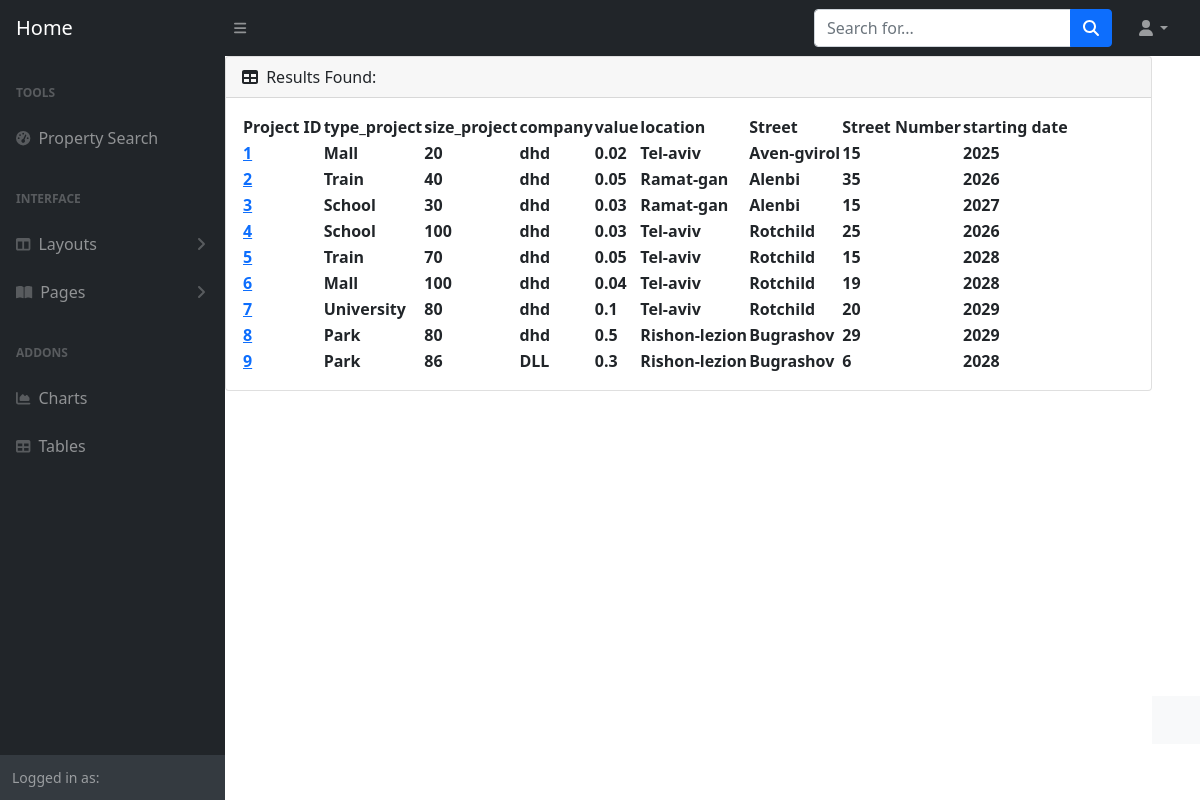
Page /property/all-projects/ on the committed database.
### property/models.py (models this page shows, shortened)
class Project(models.Model):
   type_project= models.CharField(_("type_project"),max_length=100, null=False)
   size_project= models.SmallIntegerField(_("size_project"),null=False)
   company= models.CharField(_("company"),max_length=100, null=False)
   dates= models.BigIntegerField(_("dates"),null=True, blank=True)
   location= models.CharField(_("location"),max_length=100, null=False)
   street = models.CharField(_("street"),max_length=100, null=False)
   street_number = models.SmallIntegerField(_("street_number"),max_length=100, null=False)
   value= models.FloatField(_("value"),null=False)

### property/views.py (the view)
# urls.py: path('all-projects/', views.all_projects, name='all_projects'),
def all_projects(request):
    projects_all = Project.objects.all()
    return render(request,'projects.html',{'projects_all':projects_all})

### property/templates/projects.html (shortened to what this page needs)
{% extends 'base.html' %}
{% block content %}
   <div class="card mb-4">
     <div class="card-header">
         <i class="fas fa-table me-1"></i>
         Results Found:
     </div>
     <div class="card-body">
         <table id="datatablesSimple">
             <thead>
                 <tr>
                   <th>Project ID</th>
                     <th>type_project</th>
                     <th>size_project</th>
                     <th>company</th>
                     <th>value</th>
                     <th>location</th>
                     <th>Street</th>
                     <th>Street Number</th>
                     <th>starting date</th>
                 </tr>
             </thead>
             <tbody>
               {% for proj in projects_all %}
               <tr >
                   <th style="color:blue ;"><a href="{% url 'property:single_project' proj.id %}" >{{ proj.id }}</a></th>
                   <th>{{ proj.type_project }}</th>
                   <th>{{ proj.size_project }}</th>
                   <th>{{proj.company}}</th>
                   <th>{{proj.value}}</th>
                   <th>{{proj.location}}</th>
                   <th>{{proj.street}}</th>
                   <th>{{proj.street_number}}</th>
                   <th>{{proj.dates}} </th>
               </tr>
               {% endfor %}
                   </tbody>
                 </table>
             </div>
         </div>
     </div>
 <footer class="py-4 bg-light mt-auto">
{% endblock %}

### templates/base.html (shortened to what this page needs)
<!DOCTYPE html>
<html lang="en">
<head>
    <link href="https://cdn.jsdelivr.net/npm/simple-datatables@latest/dist/style.css" rel="stylesheet" />
    <link  rel="stylesheet" type="text/css" href="/static/css/styles.css" />
</head>
<body class="sb-nav-fixed">
    <nav class="sb-topnav navbar navbar-expand navbar-dark bg-dark">
        <a class="navbar-brand ps-3" href="/">Home</a>
        <button class="btn btn-link btn-sm order-1 order-lg-0 me-4 me-lg-0" id="sidebarToggle" href="#!"><i class="fas fa-bars"></i></button>
        <form class="d-none d-md-inline-block form-inline ms-auto me-0 me-md-3 my-2 my-md-0">
            <div class="input-group">
                <input class="form-control" type="text" placeholder="Search for..." aria-label="Search for..." aria-describedby="btnNavbarSearch" />
                <button class="btn btn-primary" id="btnNavbarSearch" type="button"><i class="fas fa-search"></i></button>
            </div>
        </form>
        <ul class="navbar-nav ms-auto ms-md-0 me-3 me-lg-4">
            <li class="nav-item dropdown">
                <a class="nav-link dropdown-toggle" id="navbarDropdown" href="#" role="button" data-bs-toggle="dropdown" aria-expanded="false"><i class="fas fa-user fa-fw"></i></a>
            </li>
        </ul>
    </nav>
    <div id="layoutSidenav">
        <div id="layoutSidenav_nav">
            <nav class="sb-sidenav accordion sb-sidenav-dark" id="sidenavAccordion">
                <div class="sb-sidenav-menu">
                    <div class="nav">
                        <div class="sb-sidenav-menu-heading">Tools</div>
                        <a class="nav-link" href="/property/searchproperty">
                            <div class="sb-nav-link-icon"><i class="fas fa-tachometer-alt"></i></div>
                            Property Search
                        </a>
                        <div class="sb-sidenav-menu-heading">Interface</div>
                        <a class="nav-link collapsed" href="#" data-bs-toggle="collapse" data-bs-target="#collapseLayouts" aria-expanded="false" aria-controls="collapseLayouts">
                            <div class="sb-nav-link-icon"><i class="fas fa-columns"></i></div>
                            Layouts
                            <div class="sb-sidenav-collapse-arrow"><i class="fas fa-angle-down"></i></div>
                        </a>
                        <a class="nav-link collapsed" href="#" data-bs-toggle="collapse" data-bs-target="#collapsePages" aria-expanded="false" aria-controls="collapsePages">
                            <div class="sb-nav-link-icon"><i class="fas fa-book-open"></i></div>
                            Pages
                            <div class="sb-sidenav-collapse-arrow"><i class="fas fa-angle-down"></i></div>
                        </a>
                        <div class="sb-sidenav-menu-heading">Addons</div>
                        <a class="nav-link" href="charts.html">
                            <div class="sb-nav-link-icon"><i class="fas fa-chart-area"></i></div>
                            Charts
                        </a>
                        <a class="nav-link" href="tables.html">
                            <div class="sb-nav-link-icon"><i class="fas fa-table"></i></div>
                            Tables
                        </a>
                    </div>
                </div>
                <div class="sb-sidenav-footer">
                    <div class="small">Logged in as:</div>
                </div>
            </nav>
        </div>
        <div id="layoutSidenav_content">
    {% block content %}
    {% endblock %}
</body>
</html>

### rows in the picture
Project: id "1", type_project "Mall", size_project "20", company "dhd", value "0.02", location "Tel-aviv", street "Aven-gvirol", street_number "15", dates "2025"
Project: id "2", type_project "Train", size_project "40", company "dhd", value "0.05", location "Ramat-gan", street "Alenbi", street_number "35", dates "2026"
Project: id "3", type_project "School", size_project "30", company "dhd", value "0.03", location "Ramat-gan", street "Alenbi", street_number "15", dates "2027"
Project: id "4", type_project "School", size_project "100", company "dhd", value "0.03", location "Tel-aviv", street "Rotchild", street_number "25", dates "2026"
Project: id "5", type_project "Train", size_project "70", company "dhd", value "0.05", location "Tel-aviv", street "Rotchild", street_number "15", dates "2028"
Project: id "6", type_project "Mall", size_project "100", company "dhd", value "0.04", location "Tel-aviv", street "Rotchild", street_number "19", dates "2028"
Project: id "7", type_project "University", size_project "80", company "dhd", value "0.1", location "Tel-aviv", street "Rotchild", street_number "20", dates "2029"
Project: id "8", type_project "Park", size_project "80", company "dhd", value "0.5", location "Rishon-lezion", street "Bugrashov", street_number "29", dates "2029"
Project: id "9", type_project "Park", size_project "86", company "DLL", value "0.3", location "Rishon-lezion", street "Bugrashov", street_number "6", dates "2028"
